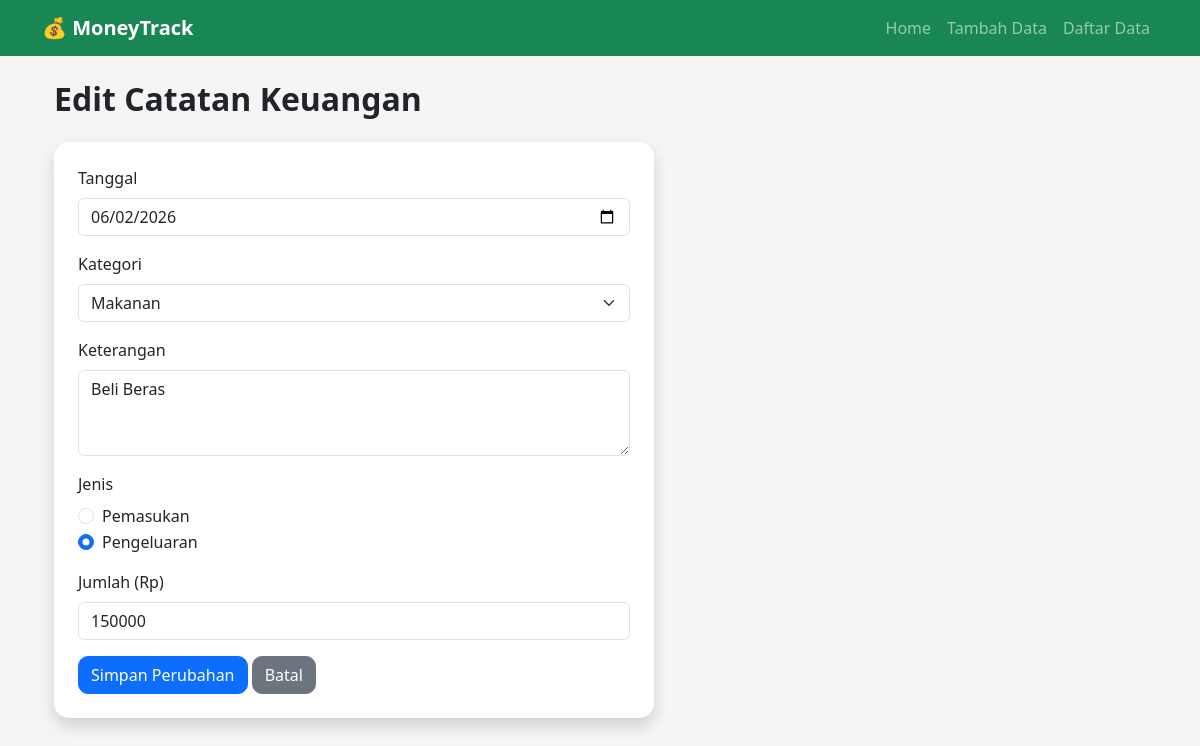
Page /edit.php?id=2 on the committed database.
### tables this page shows
CREATE TABLE `catatan` (
  `id` int(11) NOT NULL,
  `tanggal` date NOT NULL,
  `kategori_id` int(11) NOT NULL,
  `keterangan` varchar(100) NOT NULL,
  `jenis` enum('Pemasukan','Pengeluaran') NOT NULL,
  `jumlah` int(11) NOT NULL
);

CREATE TABLE `kategori` (
  `id` int(11) NOT NULL,
  `nama_kategori` varchar(50) NOT NULL
);

### edit.php (the view, shortened to what this page needs)
<?php
include 'function.php';
include 'navbar.php';
$id = $_GET['id'];
$query_data = mysqli_query($koneksi, "SELECT * FROM catatan WHERE id = '$id'");
$data = mysqli_fetch_array($query_data);
$query_kategori = mysqli_query($koneksi, "SELECT * FROM kategori");
?>
<div class="container mt-4">
    <h2 class="mb-4">Edit Catatan Keuangan</h2>
    <div class="card shadow p-4" style="max-width: 600px;">
        <form action="" method="POST">
            <div class="mb-3">
                <label class="form-label">Tanggal</label>
                <input type="date" name="tanggal" class="form-control" value="<?= $data['tanggal']; ?>" required>
            </div>
            <div class="mb-3">
                <label class="form-label">Kategori</label>
                <select name="kategori_id" class="form-select" required>
                    <?php while($kat = mysqli_fetch_array($query_kategori)) { ?>
                        <option value="<?= $kat['id']; ?>" <?= ($kat['id'] == $data['kategori_id']) ? 'selected' : ''; ?>>
                            <?= $kat['nama_kategori']; ?>
                        </option>
                    <?php } ?>
                </select>
            </div>
            <div class="mb-3">
                <label class="form-label">Keterangan</label>
                <textarea name="keterangan" class="form-control" rows="3" required><?= $data['keterangan']; ?></textarea>
            </div>
            <div class="mb-3">
                <label class="form-label">Jenis</label>
                <div class="form-check">
                    <input class="form-check-input" type="radio" name="jenis" value="Pemasukan" <?= ($data['jenis'] == 'Pemasukan') ? 'checked' : ''; ?> required>
                    <label class="form-check-label">Pemasukan</label>
                </div>
                <div class="form-check">
                    <input class="form-check-input" type="radio" name="jenis" value="Pengeluaran" <?= ($data['jenis'] == 'Pengeluaran') ? 'checked' : ''; ?> required>
                    <label class="form-check-label">Pengeluaran</label>
                </div>
            </div>
            <div class="mb-3">
                <label class="form-label">Jumlah (Rp)</label>
                <input type="number" name="jumlah" class="form-control" value="<?= $data['jumlah']; ?>" required>
            </div>
            <button type="submit" name="simpan" class="btn btn-primary">Simpan Perubahan</button>
            <a href="daftar.php" class="btn btn-secondary">Batal</a>
        </form>
    </div>
</div>
</body>
</html>

### style.css (style rules this page uses)
body { background:#f5f5f5; }
.card { border:none; border-radius:15px; }
h2 { font-weight:bold; }
.btn { border-radius:10px; }

### rows in the picture
catatan: tanggal "06/02/2026", kategori_id "Makanan", keterangan "Beli Beras", jenis "☑", jumlah "150000"
